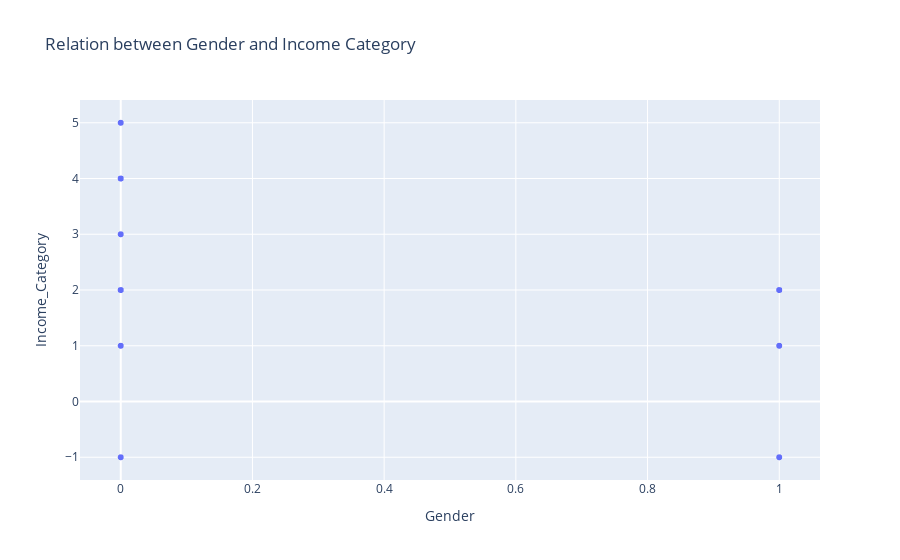

Write notebook code for a chart like this one.
### Markdown cell above
### Finding relationship between Gender and Income Category

### Code cell
fig = px.scatter(data, x= 'Gender', y='Income_Category',title= 'Relation between Gender and Income Category')
fig.show()

### Figure 1 — Plotly figure (JSON) as saved in the notebook; plotly's stock layout.template omitted (floating-point values rounded to 4 significant figures; data arrays with more than 128 entries replaced by an {"elided": "..."} marker saying what was removed)
{"data": [{"hovertemplate": "Gender=%{x}<br>Income_Category=%{y}<extra></extra>", "legendgroup": "", "marker": {"color": "#636efa", "symbol": "circle"}, "mode": "markers", "name": "", "showlegend": false, "type": "scattergl", "x": {"elided": "10127 int values"}, "xaxis": "x", "y": {"elided": "10127 int values"}, "yaxis": "y"}], "layout": {"legend": {"tracegroupgap": 0}, "title": {"text": "Relation between Gender and Income Category"}, "xaxis": {"anchor": "y", "domain": [0, 1], "title": {"text": "Gender"}}, "yaxis": {"anchor": "x", "domain": [0, 1], "title": {"text": "Income_Category"}}}}
